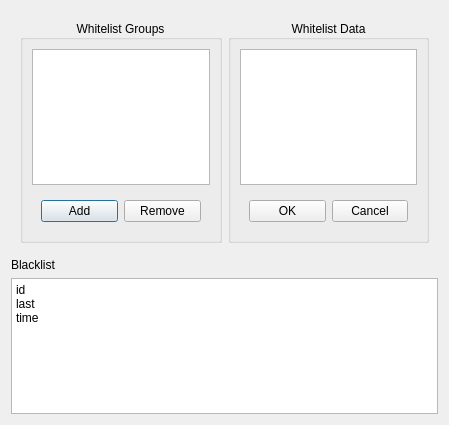
<?xml version="1.0" encoding="UTF-8"?>
<ui version="4.0">
 <class>DumperWhitelist</class>
 <widget class="QDialog" name="DumperWhitelist">
  <property name="geometry">
   <rect>
    <x>0</x>
    <y>0</y>
    <width>449</width>
    <height>425</height>
   </rect>
  </property>
  <property name="minimumSize">
   <size>
    <width>434</width>
    <height>258</height>
   </size>
  </property>
  <property name="windowTitle">
   <string>Dumper Whitelist Settings</string>
  </property>
  <layout class="QVBoxLayout" name="verticalLayout">
   <item>
    <widget class="QWidget" name="widget" native="true">
     <layout class="QHBoxLayout" name="horizontalLayout">
      <item>
       <widget class="QGroupBox" name="groupBox">
        <property name="title">
         <string>Whitelist Groups</string>
        </property>
        <property name="alignment">
         <set>Qt::AlignCenter</set>
        </property>
        <layout class="QVBoxLayout" name="verticalLayout_2">
         <item>
          <widget class="QListWidget" name="whitelistGroups"/>
         </item>
         <item>
          <widget class="QWidget" name="widget_3" native="true">
           <layout class="QHBoxLayout" name="horizontalLayout_3">
            <item>
             <widget class="QPushButton" name="whitelistAddGroup">
              <property name="text">
               <string>Add</string>
              </property>
             </widget>
            </item>
            <item>
             <widget class="QPushButton" name="whitelistRemoveGroup">
              <property name="text">
               <string>Remove</string>
              </property>
             </widget>
            </item>
           </layout>
          </widget>
         </item>
        </layout>
       </widget>
      </item>
      <item>
       <widget class="QGroupBox" name="groupBox_2">
        <property name="title">
         <string>Whitelist Data</string>
        </property>
        <property name="alignment">
         <set>Qt::AlignCenter</set>
        </property>
        <layout class="QVBoxLayout" name="verticalLayout_3">
         <item>
          <widget class="QPlainTextEdit" name="whitelistData">
           <property name="plainText">
            <string/>
           </property>
          </widget>
         </item>
         <item>
          <widget class="QWidget" name="widget_4" native="true">
           <layout class="QHBoxLayout" name="horizontalLayout_4">
            <item>
             <widget class="QPushButton" name="whitelistOk">
              <property name="text">
               <string>OK</string>
              </property>
             </widget>
            </item>
            <item>
             <widget class="QPushButton" name="whitelistCancel">
              <property name="text">
               <string>Cancel</string>
              </property>
             </widget>
            </item>
           </layout>
          </widget>
         </item>
        </layout>
       </widget>
      </item>
     </layout>
    </widget>
   </item>
   <item>
    <widget class="QLabel" name="label">
     <property name="text">
      <string>Blacklist</string>
     </property>
    </widget>
   </item>
   <item>
    <widget class="QPlainTextEdit" name="blacklist">
     <property name="plainText">
      <string>id
last
time
</string>
     </property>
    </widget>
   </item>
  </layout>
 </widget>
 <resources/>
 <connections/>
</ui>
